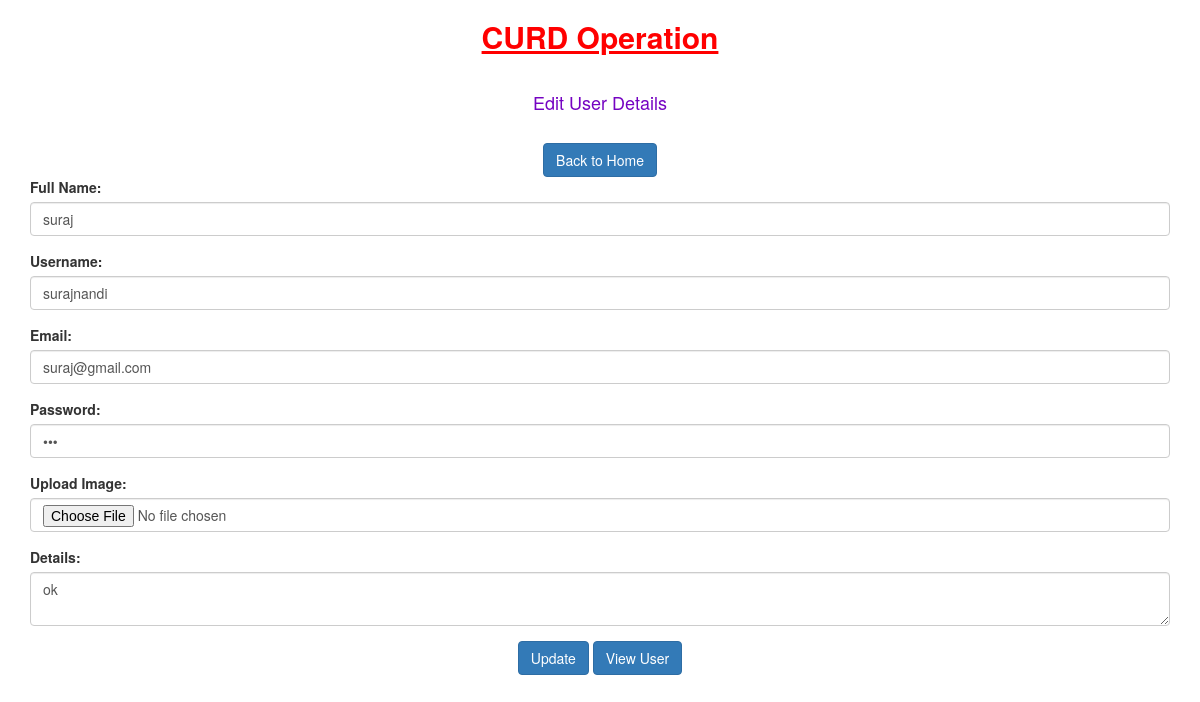
The page /edit.php?edit=5 on the database its author committed.
### tables this page shows
CREATE TABLE `user` (
  `id` int(11) NOT NULL,
  `fullname` varchar(255) NOT NULL,
  `username` varchar(255) NOT NULL,
  `user_email` varchar(255) NOT NULL,
  `user_password` varchar(255) NOT NULL,
  `user_image` varchar(255) NOT NULL,
  `user_details` varchar(255) NOT NULL
);

### edit.php (the view, shortened to what this page needs)
<!DOCTYPE html>
<html lang="en">
<head>
    <link rel="stylesheet" href="https://maxcdn.bootstrapcdn.com/bootstrap/3.4.1/css/bootstrap.min.css">
    <link rel="stylesheet" href="style.css">
</head>
<body>
    <div class="container">
        <h2>CURD Operation</h2><br>
        <h4>Edit User Details</h4>
        <div class="text-center"><br>
            <a class="btn btn-primary" href="index.php">Back to Home</a>
        </div>
        <?php
        $conn = mysqli_connect('localhost', 'root', '', 'student');
        if (isset($_GET['edit'])) {
            $edit_id = $_GET['edit'];
            $select = "SELECT * FROM user WHERE id='$edit_id'";
            $sql = mysqli_query($conn, $select);
            $row = mysqli_fetch_array($sql);
            $fullname = $row['fullname'];
            $username = $row['username'];
            $user_email = $row['user_email'];
            $user_password = $row['user_password'];
            $user_details = $row['user_details'];
        }
        ?>
        <form action="" method="post" enctype="multipart/form-data">
            <div class="form-group">
                <label for="full name">Full Name:</label>
                <input type="text" class="form-control" value="<?php echo $fullname; ?>" name="fullname" placeholder="Enter full name">
            </div>
            <div class="form-group">
                <label for="username">Username:</label>
                <input type="text" class="form-control" value="<?php echo $username; ?>" name="username" placeholder="Enter username">
            </div>
            <div class="form-group">
                <label for="email">Email:</label>
                <input type="email" class="form-control" value="<?php echo $user_email; ?>" name="user_email" placeholder="Enter email">
            </div>
            <div class="form-group">
                <label for="pwd">Password:</label>
                <input type="password" class="form-control" value="<?php echo $user_password; ?>" name="user_password" placeholder="Enter password">
            </div>
            <div class="form-group">
                <label for="img">Upload Image:</label>
                <input type="file" class="form-control" name="user_image" placeholder="Upload image">
            </div>
            <div class="form-group">
                <label for="details">Details:</label>
                <textarea class="form-control" name="user_details" placeholder="Enter message"><?php echo $user_details; ?> </textarea>
            </div>
            <div class="col-md-12 text-center">
                <button type="submit" name="submit" class="btn btn-primary">Update</button>
                <a class="btn btn-primary" href="view.php">View User</a>
            </div>
        </form>
    </div>
</body>
</html>

### style.css (style rules this page uses)
* { padding: 0; margin: 0; box-sizing: border-box; }
h2 { text-align: center; color: red; text-decoration: underline; font-weight: bold; }
h4 { color: rgb(117, 3, 194); text-align: center; }

### rows shown on the page
user: fullname "suraj", username "surajnandi", user_email "suraj@gmail.com", user_details "ok"
